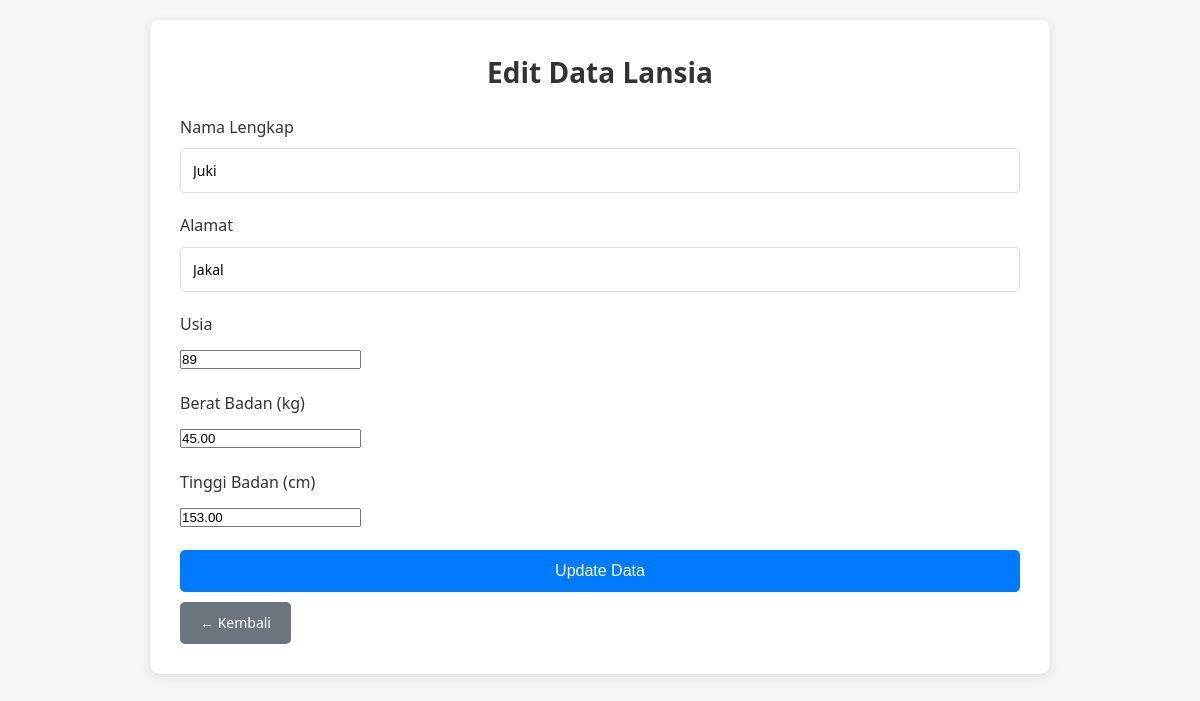
/edit.php?id=2 (signed in), run on the app's committed database.
### tables this page shows
CREATE TABLE `lansia` (
  `id` int(11) NOT NULL,
  `nama` varchar(100) DEFAULT NULL,
  `alamat` text DEFAULT NULL,
  `usia` int(11) DEFAULT NULL,
  `berat_badan` decimal(5,2) DEFAULT NULL,
  `tinggi_badan` decimal(5,2) DEFAULT NULL
);

### edit.php (the view, shortened to what this page needs)
<?php
include 'config.php';
$id = isset($_GET['id']) ? intval($_GET['id']) : 0;
$query_select = "SELECT * FROM lansia WHERE id = $id";
$result = mysqli_query($koneksi, $query_select);
$data = mysqli_fetch_assoc($result);
?>
<!DOCTYPE html>
<html lang="id">
<head>
    <link rel="stylesheet" href="style.css">
</head>
<body>
    <div class="container">
        <h2>Edit Data Lansia</h2>
        <form method="POST" action="">
            <div class="form-group">
                <label for="nama">Nama Lengkap</label>
                <input type="text" id="nama" name="nama"
                    value="<?php echo htmlspecialchars($data['nama']); ?>"
                    placeholder="Masukkan nama lansia" required>
            </div>
            <div class="form-group">
                <label for="alamat">Alamat</label>
                <input type="text" id="alamat" name="alamat"
                    value="<?php echo htmlspecialchars($data['alamat']); ?>"
                    placeholder="Masukkan alamat lengkap" required>
            </div>
            <div class="form-group">
                <label for="usia">Usia</label>
                <input type="number" id="usia" name="usia"
                    value="<?php echo htmlspecialchars($data['usia']); ?>"
                    placeholder="Masukkan usia" required>
            </div>
            <div class="form-group">
                <label for="berat">Berat Badan (kg)</label>
                <input type="number" step="0.01" id="berat" name="berat"
                    value="<?php echo htmlspecialchars($data['berat_badan']); ?>"
                    placeholder="Dalam satuan (kg)" required>
            </div>
            <div class="form-group">
                <label for="tinggi">Tinggi Badan (cm)</label>
                <input type="number" step="0.01" id="tinggi" name="tinggi"
                    value="<?php echo htmlspecialchars($data['tinggi_badan']); ?>"
                    placeholder="Dalam satuan (cm)" required>
            </div>
            <button type="submit" class="btn btn-simpan">Update Data</button>
            <a href="index.php" class="btn btn-kembali">← Kembali</a>
        </form>
    </div>
</body>
</html>

### style.css (style rules this page uses)
* { margin: 0; padding: 0; box-sizing: border-box; }
body { font-family: 'Segoe UI', Tahoma, Geneva, Verdana, sans-serif; background-color: #f5f5f5; padding: 20px; line-height: 1.6; }
.container { max-width: 900px; margin: 0 auto; background-color: #ffffff; padding: 30px; border-radius: 10px; box-shadow: 0 2px 10px rgba(0, 0, 0, 0.1); }
h2 { color: #333; margin-bottom: 20px; text-align: center; font-size: 28px; }
.btn { display: inline-block; padding: 10px 20px; text-decoration: none; border-radius: 5px; font-size: 14px; cursor: pointer; border: none; transition: background-color 0.3s ease; }
.btn-simpan { background-color: #007bff; color: white; width: 100%; padding: 12px; font-size: 16px; }
.btn-kembali { background-color: #6c757d; color: white; margin-top: 10px; }
.form-group { margin-bottom: 20px; }
label { display: block; margin-bottom: 8px; color: #333; font-weight: 500; }
input[type="text"], textarea { width: 100%; padding: 12px; border: 1px solid #ddd; border-radius: 5px; font-size: 14px; font-family: inherit; }

### data on the page
lansia: nama "Juki", alamat "Jakal", usia "89", berat "45.00", tinggi "153.00"
